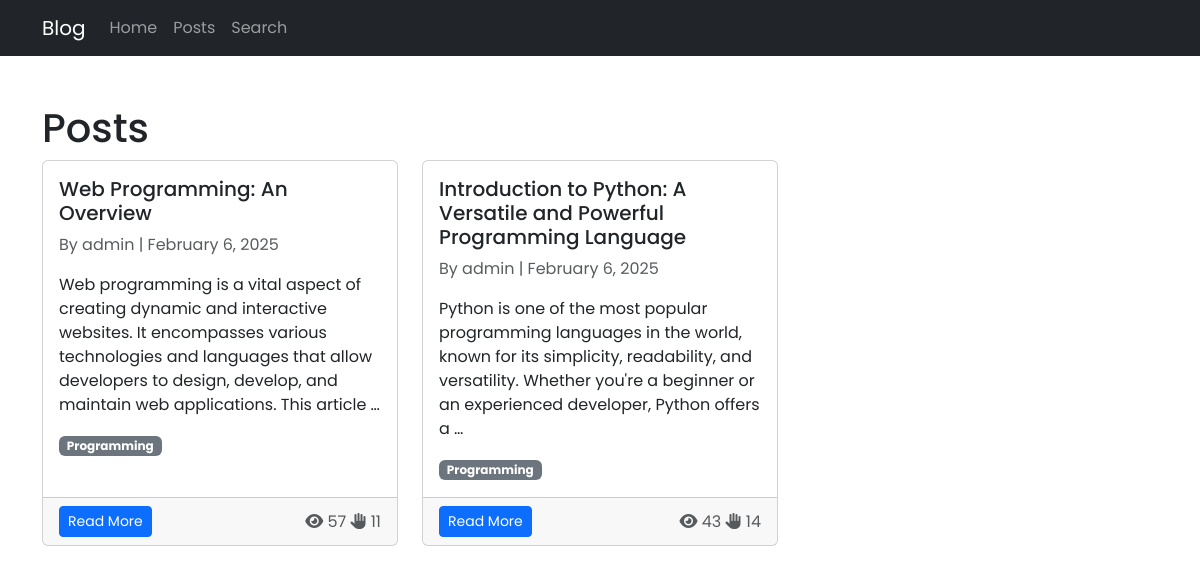
The app's page /posts/, older data.
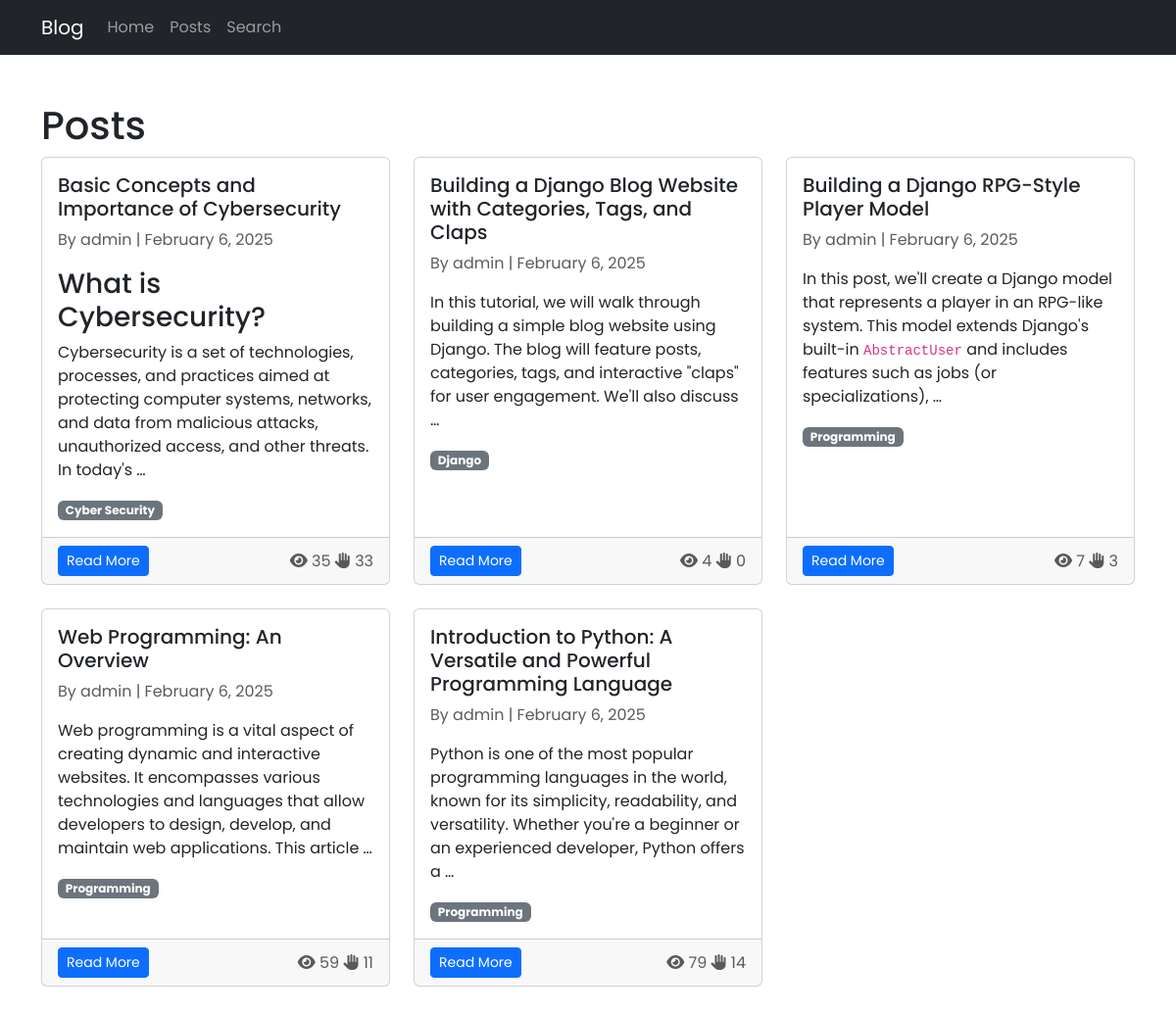
The same page, newer data.
### main/models.py (models this page shows, shortened)
class Post(models.Model):
	title = models.CharField(max_length=255)  # title
	content = models.TextField()  # content
	author = models.ForeignKey(User, on_delete=models.CASCADE, related_name='posts')  # author
	category = models.ForeignKey(Category, on_delete=models.SET_NULL, null=True, related_name='posts')  # category
	tags = models.ManyToManyField(Tag, related_name='posts', blank=True)  # tags
	sources = models.TextField(blank=True, null=True)  # sources
	created_at = models.DateTimeField(auto_now_add=True)  # created date
	updated_at = models.DateTimeField(auto_now=True)  # updated date
	is_published = models.BooleanField(default=True)  # is publish
	claps = models.PositiveIntegerField(default=0)  # claps
	views = models.PositiveIntegerField(default=0)  # view
	class Meta:
		verbose_name = 'Post'
		verbose_name_plural = 'Posts'
		ordering = ['-created_at']
	def get_markdown_content(self):
		raw_html = markdown.markdown(self.content, extensions=['extra'])
		allowed_tags = ['p', 'a', 'b', 'i', 'strong', 'em', 'ul', 'ol', 'li', 'code',
			'img', 'h1', 'h2', 'h3', 'h4', 'h5', 'h6', 'hr', 'br', 'pre']
		allowed_attributes = {
			'a': ['href', 'title'],
			'img': ['src', 'alt', 'width', 'height']
		}
		return bleach.clean(raw_html, tags=allowed_tags, attributes=allowed_attributes)

class Category(models.Model):
	class Meta:
		verbose_name = 'Category'
		verbose_name_plural = 'Categories'
		ordering = ['name']
	name = models.CharField(max_length=150, unique=True)  # name
	slug = models.SlugField(max_length=150, blank=True, unique=True)  # category

### main/views.py (the view)
# urls.py: path('posts/', views.posts, name='posts'),
def posts(request):
	posts = Post.objects.filter(is_published=True)
	return render(request, 'posts.html', {'posts': posts})

### templates/posts.html (shortened to what this page needs)
{% extends 'base.html' %}
{% block content %}
<h1>Posts</h1>
{% if posts %}
<div class="row">
    {% for post in posts %}
    <div class="col-md-6 col-lg-4 mb-4">
        <div class="card h-100">
            <div class="card-body">
                <h5 class="card-title">
                    <a class="text-decoration-none text-dark" href="{% url 'post' post.pk %}">
                        {{ post.title }}
                    </a>
                </h5>
                <p class="card-text text-muted">
                    By {{ post.author.username }} | {{ post.created_at|date:"F j, Y" }}
                </p>
                <p class="card-text">
                    {{ post.get_markdown_content|safe|truncatewords:30 }}
                </p>
                <div class="">
                    <span class="badge bg-secondary">{{ post.category.name }}</span>
                </div>
            </div>
            <div class="card-footer d-flex justify-content-between align-items-center">
                    <a href="{% url 'post' post.pk %}" class="btn btn-sm btn-primary">Read More</a>
                    <div class="">
                        <span class="text-muted">
                            <i class="fas fa-eye"></i> {{ post.views }}
                        </span>
                        <span class="text-muted">
                            <i class="fas fa-hand-paper"></i> {{ post.claps }}
                        </span>
                    </div>
                </div>
        </div>
    </div>
    {% endfor %}
</div>
{% else %}
<p class="text-muted">No posts available.</p>
{% endif %}
{% endblock %}

Row changes from the older to the newer data that the page shows:
added Post: title "Basic Concepts and Importance of Cybersecurity", author.username "admin", created_at "February 6, 2025", get_markdown_content "What is Cybersecurity? Cybersecurity is a set of technologies, processes, and practices aimed at protecting computer systems, networks, and data from malicious attacks, unauthorized access, and other threats. In today's …", category.name "Cyber Security", views "35", claps "33"
added Post: title "Building a Django Blog Website with Categories, Tags, and Claps", author.username "admin", created_at "February 6, 2025", get_markdown_content "In this tutorial, we will walk through building a simple blog website using Django. The blog will feature posts, categories, tags, and interactive \"claps\" for user engagement. We'll also discuss …", category.name "Django", views "4", claps "0"
added Post: title "Building a Django RPG-Style Player Model", author.username "admin", created_at "February 6, 2025", get_markdown_content "In this post, we'll create a Django model that represents a player in an RPG-like system. This model extends Django's built-in AbstractUser and includes features such as jobs (or specializations), …", category.name "Programming", views "7", claps "3"
changed Post "Web Programming: An Overview": views "57" → "59"
changed Post "Introduction to Python: A Versatile and Powerful Programming Language": views "43" → "79"
